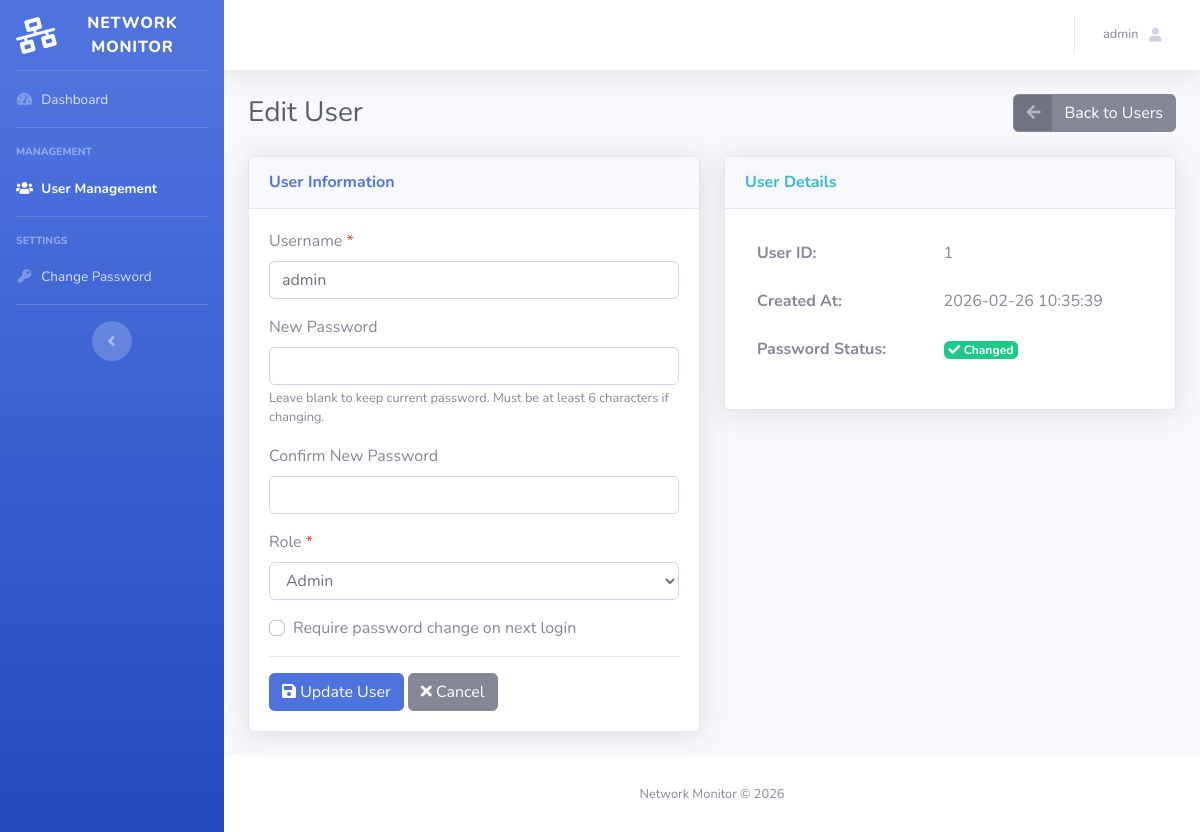
/user_edit.php?id=1 (signed in), run on an earlier commit of the app's database.
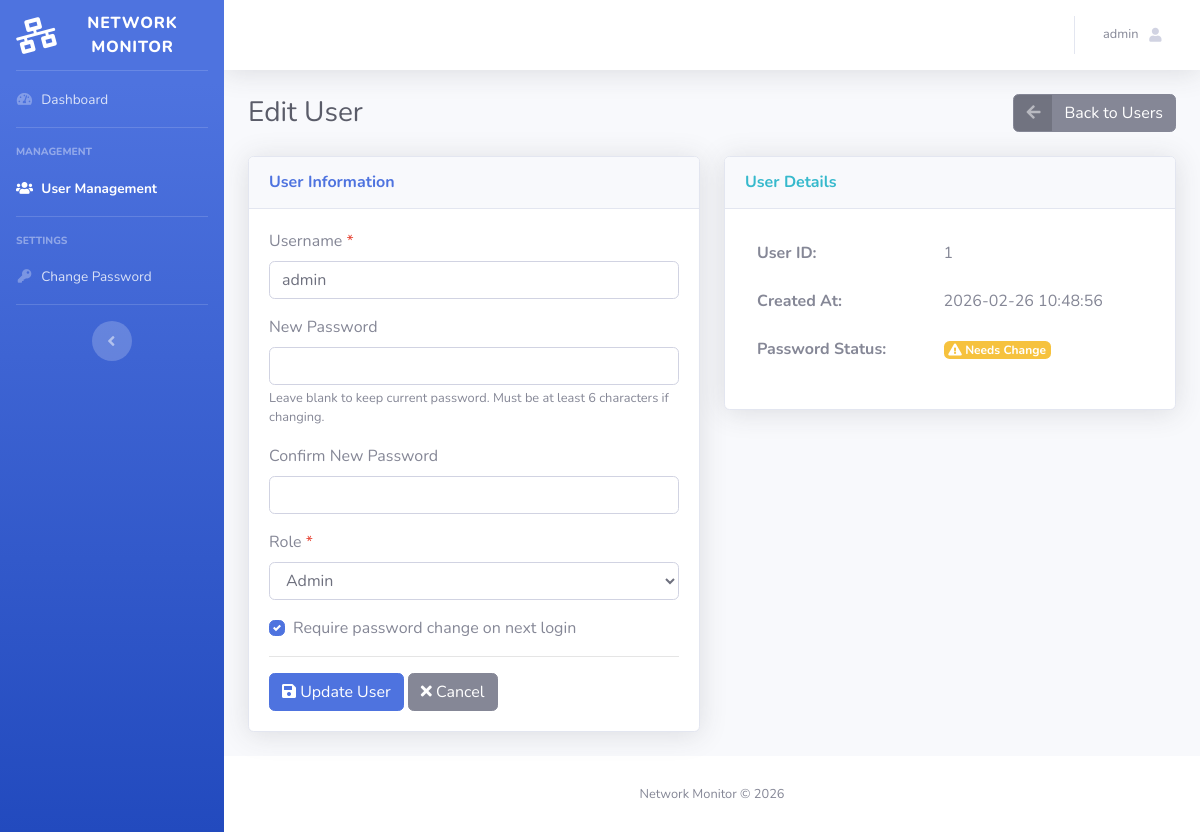
And on a later commit of the database.
### tables this page shows
CREATE TABLE users (
            id INTEGER PRIMARY KEY AUTOINCREMENT,
            username TEXT NOT NULL UNIQUE,
            password_hash TEXT NOT NULL,
            role TEXT NOT NULL DEFAULT 'admin',
            need_password_change INTEGER NOT NULL DEFAULT 1,
            created_at TEXT NOT NULL DEFAULT (datetime('now'))
        );

### user_edit.php (the view, shortened to what the changed rows need)
<?php
$user_id = intval($_GET['id'] ?? 0);
$pdo = db();
$stmt = $pdo->prepare("SELECT * FROM users WHERE id = :id");
$stmt->execute([':id' => $user_id]);
$user = $stmt->fetch(PDO::FETCH_ASSOC);
require_once __DIR__ . '/includes/header.php';
?>
    <div id="wrapper">
        <div id="content-wrapper" class="d-flex flex-column">
            <div id="content">
                <div class="container-fluid">
                    <div class="d-sm-flex align-items-center justify-content-between mb-4">
                        <h1 class="h3 mb-0 text-gray-800">Edit User</h1>
                    </div>
                    <div class="row">
                        <div class="col-lg-6">
                            <div class="card shadow mb-4">
                                <div class="card-body">
                                    <form method="POST" action="user_edit.php?id=<?php echo $user_id; ?>">
                                        <div class="form-group">
                                            <label for="username">Username <span class="text-danger">*</span></label>
                                            <input type="text" class="form-control" id="username"
                                                   name="username" required
                                                   value="<?php echo htmlspecialchars($user['username']); ?>">
                                        </div>
                                        <div class="form-group">
                                            <label for="role">Role <span class="text-danger">*</span></label>
                                            <select class="form-control" id="role" name="role" required>
                                                <option value="admin" <?php echo ($user['role'] === 'admin') ? 'selected' : ''; ?>>Admin</option>
                                            </select>
                                        </div>
                                    </form>
                                </div>
                            </div>
                        </div>
                        <div class="col-lg-6">
                            <div class="card shadow mb-4">
                                <div class="card-body">
                                    <table class="table table-borderless">
                                        <tr>
                                            <th>User ID:</th>
                                            <td><?php echo htmlspecialchars($user['id']); ?></td>
                                        </tr>
                                        <tr>
                                            <th>Created At:</th>
                                            <td><?php echo htmlspecialchars($user['created_at']); ?></td>
                                        </tr>
                                        <tr>
                                            <th>Password Status:</th>
                                            <td>
                                                <?php if ($user['need_password_change']): ?>
                                                    <span class="badge badge-warning">
                                                        <i class="fas fa-exclamation-triangle"></i> Needs Change
                                                    </span>
                                                <?php else: ?>
                                                    <span class="badge badge-success">
                                                        <i class="fas fa-check"></i> Changed
                                                    </span>
                                                <?php endif; ?>
                                            </td>
                                        </tr>
                                    </table>
                                </div>
                            </div>
                        </div>
                    </div>
                </div>
            </div>
<?php require_once __DIR__ . '/includes/footer.php'; ?>

What changed in the data, as far as the page shows it:
changed users "admin": created_at "2026-02-26 10:35:39" → "2026-02-26 10:48:56"; need_password_change 0 → 1 (drawn)
Also different on the page:
text no longer shown: "Changed"
text now shown: "Needs Change"
